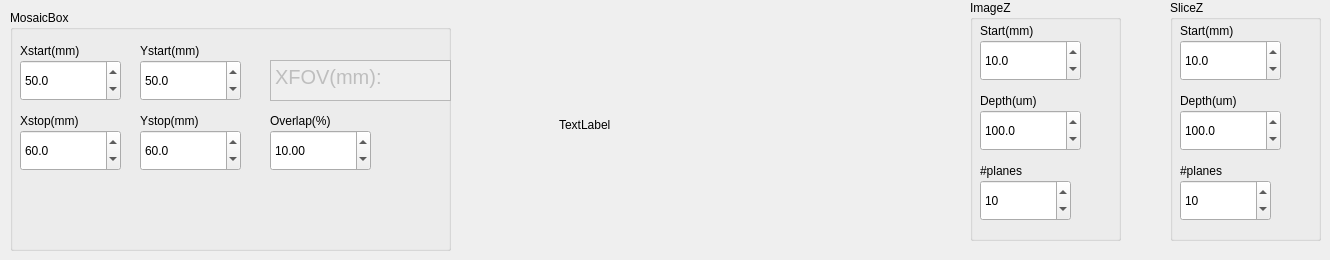
       <widget class="QWidget" name="MosaicTab">
        <attribute name="title">
         <string>Mosaic</string>
        </attribute>
        <widget class="QGroupBox" name="MosaicBox">
         <property name="geometry">
          <rect>
           <x>10</x>
           <y>10</y>
           <width>441</width>
           <height>241</height>
          </rect>
         </property>
         <property name="title">
          <string>MosaicBox</string>
         </property>
         <widget class="QLabel" name="XstartLabel">
          <property name="geometry">
           <rect>
            <x>10</x>
            <y>30</y>
            <width>111</width>
            <height>21</height>
           </rect>
          </property>
          <property name="text">
           <string>Xstart(mm)</string>
          </property>
         </widget>
         <widget class="QDoubleSpinBox" name="XStart">
          <property name="geometry">
           <rect>
            <x>10</x>
            <y>50</y>
            <width>101</width>
            <height>41</height>
           </rect>
          </property>
          <property name="decimals">
           <number>1</number>
          </property>
          <property name="maximum">
           <double>300.000000000000000</double>
          </property>
          <property name="value">
           <double>50.000000000000000</double>
          </property>
         </widget>
         <widget class="QLabel" name="XstopLabel">
          <property name="geometry">
           <rect>
            <x>10</x>
            <y>100</y>
            <width>111</width>
            <height>21</height>
           </rect>
          </property>
          <property name="maximumSize">
           <size>
            <width>16777215</width>
            <height>16777206</height>
           </size>
          </property>
          <property name="text">
           <string>Xstop(mm)</string>
          </property>
         </widget>
         <widget class="QDoubleSpinBox" name="XStop">
          <property name="geometry">
           <rect>
            <x>10</x>
            <y>120</y>
            <width>101</width>
            <height>41</height>
           </rect>
          </property>
          <property name="decimals">
           <number>1</number>
          </property>
          <property name="maximum">
           <double>300.000000000000000</double>
          </property>
          <property name="value">
           <double>60.000000000000000</double>
          </property>
         </widget>
         <widget class="QLabel" name="YstartLabel">
          <property name="geometry">
           <rect>
            <x>130</x>
            <y>30</y>
            <width>111</width>
            <height>21</height>
           </rect>
          </property>
          <property name="text">
           <string>Ystart(mm)</string>
          </property>
         </widget>
         <widget class="QLabel" name="YstopLabel">
          <property name="geometry">
           <rect>
            <x>130</x>
            <y>100</y>
            <width>111</width>
            <height>21</height>
           </rect>
          </property>
          <property name="maximumSize">
           <size>
            <width>16777215</width>
            <height>16777206</height>
           </size>
          </property>
          <property name="text">
           <string>Ystop(mm)</string>
          </property>
         </widget>
         <widget class="QDoubleSpinBox" name="YStart">
          <property name="geometry">
           <rect>
            <x>130</x>
            <y>50</y>
            <width>101</width>
            <height>41</height>
           </rect>
          </property>
          <property name="decimals">
           <number>1</number>
          </property>
          <property name="maximum">
           <double>150.000000000000000</double>
          </property>
          <property name="value">
           <double>50.000000000000000</double>
          </property>
         </widget>
         <widget class="QDoubleSpinBox" name="YStop">
          <property name="geometry">
           <rect>
            <x>130</x>
            <y>120</y>
            <width>101</width>
            <height>41</height>
           </rect>
          </property>
          <property name="decimals">
           <number>1</number>
          </property>
          <property name="maximum">
           <double>150.000000000000000</double>
          </property>
          <property name="value">
           <double>60.000000000000000</double>
          </property>
         </widget>
         <widget class="QLabel" name="OverlapLabel">
          <property name="geometry">
           <rect>
            <x>260</x>
            <y>100</y>
            <width>111</width>
            <height>21</height>
           </rect>
          </property>
          <property name="maximumSize">
           <size>
            <width>16777215</width>
            <height>16777206</height>
           </size>
          </property>
          <property name="text">
           <string>Overlap(%)</string>
          </property>
         </widget>
         <widget class="QDoubleSpinBox" name="Overlap">
          <property name="geometry">
           <rect>
            <x>260</x>
            <y>120</y>
            <width>101</width>
            <height>41</height>
           </rect>
          </property>
          <property name="value">
           <double>10.000000000000000</double>
          </property>
         </widget>
         <widget class="QTextEdit" name="FOV">
          <property name="enabled">
           <bool>false</bool>
          </property>
          <property name="geometry">
           <rect>
            <x>260</x>
            <y>50</y>
            <width>181</width>
            <height>41</height>
           </rect>
          </property>
          <property name="html">
           <string>&lt;!DOCTYPE HTML PUBLIC &quot;-//W3C//DTD HTML 4.0//EN&quot; &quot;http://www.w3.org/TR/REC-html40/strict.dtd&quot;&gt;
&lt;html&gt;&lt;head&gt;&lt;meta name=&quot;qrichtext&quot; content=&quot;1&quot; /&gt;&lt;style type=&quot;text/css&quot;&gt;
p, li { white-space: pre-wrap; }
&lt;/style&gt;&lt;/head&gt;&lt;body style=&quot; font-family:'Microsoft YaHei UI'; font-size:15pt; font-weight:400; font-style:normal;&quot;&gt;
&lt;p style=&quot; margin-top:0px; margin-bottom:0px; margin-left:0px; margin-right:0px; -qt-block-indent:0; text-indent:0px;&quot;&gt;XFOV(mm): &lt;/p&gt;&lt;/body&gt;&lt;/html&gt;</string>
          </property>
         </widget>
        </widget>
        <widget class="QLabel" name="MosaicLabel">
         <property name="geometry">
          <rect>
           <x>559</x>
           <y>0</y>
           <width>371</width>
           <height>250</height>
          </rect>
         </property>
         <property name="minimumSize">
          <size>
           <width>0</width>
           <height>250</height>
          </size>
         </property>
         <property name="maximumSize">
          <size>
           <width>500</width>
           <height>250</height>
          </size>
         </property>
         <property name="text">
          <string>TextLabel</string>
         </property>
         <property name="scaledContents">
          <bool>true</bool>
         </property>
        </widget>
        <widget class="QGroupBox" name="ImageZBox">
         <property name="geometry">
          <rect>
           <x>970</x>
           <y>0</y>
           <width>151</width>
           <height>241</height>
          </rect>
         </property>
         <property name="title">
          <string>ImageZ</string>
         </property>
         <widget class="QDoubleSpinBox" name="ImageZDepth">
          <property name="geometry">
           <rect>
            <x>10</x>
            <y>110</y>
            <width>101</width>
            <height>41</height>
           </rect>
          </property>
          <property name="decimals">
           <number>1</number>
          </property>
          <property name="maximum">
           <double>1000.000000000000000</double>
          </property>
          <property name="value">
           <double>100.000000000000000</double>
          </property>
         </widget>
         <widget class="QLabel" name="ImageZstartLabel">
          <property name="geometry">
           <rect>
            <x>10</x>
            <y>20</y>
            <width>111</width>
            <height>21</height>
           </rect>
          </property>
          <property name="text">
           <string>Start(mm)</string>
          </property>
         </widget>
         <widget class="QLabel" name="ImageDepthLabel">
          <property name="geometry">
           <rect>
            <x>10</x>
            <y>90</y>
            <width>111</width>
            <height>21</height>
           </rect>
          </property>
          <property name="maximumSize">
           <size>
            <width>16777215</width>
            <height>16777206</height>
           </size>
          </property>
          <property name="text">
           <string>Depth(um)</string>
          </property>
         </widget>
         <widget class="QDoubleSpinBox" name="ImageZStart">
          <property name="geometry">
           <rect>
            <x>10</x>
            <y>40</y>
            <width>101</width>
            <height>41</height>
           </rect>
          </property>
          <property name="decimals">
           <number>1</number>
          </property>
          <property name="maximum">
           <double>30.000000000000000</double>
          </property>
          <property name="value">
           <double>10.000000000000000</double>
          </property>
         </widget>
         <widget class="QLabel" name="ImageZnumberLabel">
          <property name="geometry">
           <rect>
            <x>10</x>
            <y>160</y>
            <width>111</width>
            <height>21</height>
           </rect>
          </property>
          <property name="maximumSize">
           <size>
            <width>16777215</width>
            <height>16777206</height>
           </size>
          </property>
          <property name="text">
           <string>#planes</string>
          </property>
         </widget>
         <widget class="QSpinBox" name="ImageZnumber">
          <property name="geometry">
           <rect>
            <x>10</x>
            <y>180</y>
            <width>91</width>
            <height>41</height>
           </rect>
          </property>
          <property name="maximum">
           <number>200</number>
          </property>
          <property name="value">
           <number>10</number>
          </property>
         </widget>
        </widget>
        <widget class="QGroupBox" name="SliceZBox">
         <property name="geometry">
          <rect>
           <x>1170</x>
           <y>0</y>
           <width>151</width>
           <height>241</height>
          </rect>
         </property>
         <property name="title">
          <string>SliceZ</string>
         </property>
         <widget class="QDoubleSpinBox" name="SliceZDepth">
          <property name="geometry">
           <rect>
            <x>10</x>
            <y>110</y>
            <width>101</width>
            <height>41</height>
           </rect>
          </property>
          <property name="decimals">
           <number>1</number>
          </property>
          <property name="maximum">
           <double>1000.000000000000000</double>
          </property>
          <property name="value">
           <double>100.000000000000000</double>
          </property>
         </widget>
         <widget class="QLabel" name="SliceZstartLabel">
          <property name="geometry">
           <rect>
            <x>10</x>
            <y>20</y>
            <width>111</width>
            <height>21</height>
           </rect>
          </property>
          <property name="text">
           <string>Start(mm)</string>
          </property>
         </widget>
         <widget class="QLabel" name="SliceDepthLabel">
          <property name="geometry">
           <rect>
            <x>10</x>
            <y>90</y>
            <width>111</width>
            <height>21</height>
           </rect>
          </property>
          <property name="maximumSize">
           <size>
            <width>16777215</width>
            <height>16777206</height>
           </size>
          </property>
          <property name="text">
           <string>Depth(um)</string>
          </property>
         </widget>
         <widget class="QDoubleSpinBox" name="SliceZStart">
          <property name="geometry">
           <rect>
            <x>10</x>
            <y>40</y>
            <width>101</width>
            <height>41</height>
           </rect>
          </property>
          <property name="decimals">
           <number>1</number>
          </property>
          <property name="maximum">
           <double>30.000000000000000</double>
          </property>
          <property name="value">
           <double>10.000000000000000</double>
          </property>
         </widget>
         <widget class="QLabel" name="SliceZnumberLabel">
          <property name="geometry">
           <rect>
            <x>10</x>
            <y>160</y>
            <width>111</width>
            <height>21</height>
           </rect>
          </property>
          <property name="maximumSize">
           <size>
            <width>16777215</width>
            <height>16777206</height>
           </size>
          </property>
          <property name="text">
           <string>#planes</string>
          </property>
         </widget>
         <widget class="QSpinBox" name="SliceZnumber">
          <property name="geometry">
           <rect>
            <x>10</x>
            <y>180</y>
            <width>91</width>
            <height>41</height>
           </rect>
          </property>
          <property name="maximum">
           <number>200</number>
          </property>
          <property name="value">
           <number>10</number>
          </property>
         </widget>
        </widget>
       </widget>
